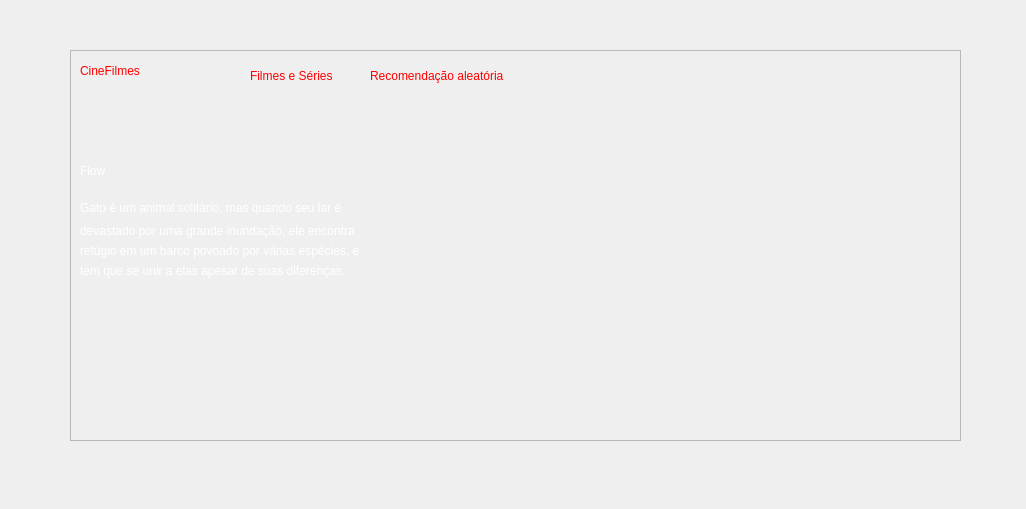
<?xml version="1.0" encoding="UTF-8"?>
<ui version="4.0">
 <class>tela_Flow</class>
 <widget class="QMainWindow" name="tela_Flow">
  <property name="geometry">
   <rect>
    <x>0</x>
    <y>0</y>
    <width>1026</width>
    <height>509</height>
   </rect>
  </property>
  <property name="windowTitle">
   <string>MainWindow</string>
  </property>
  <widget class="QWidget" name="tela_flow">
   <widget class="QFrame" name="tela_gato_preto">
    <property name="geometry">
     <rect>
      <x>70</x>
      <y>50</y>
      <width>891</width>
      <height>391</height>
     </rect>
    </property>
    <property name="frameShape">
     <enum>QFrame::Shape::StyledPanel</enum>
    </property>
    <property name="frameShadow">
     <enum>QFrame::Shadow::Raised</enum>
    </property>
    <widget class="QLabel" name="btn_Cine_filme">
     <property name="geometry">
      <rect>
       <x>10</x>
       <y>0</y>
       <width>161</width>
       <height>41</height>
      </rect>
     </property>
     <property name="styleSheet">
      <string notr="true">color: rgb(255, 0, 0);
font: 900 22pt &quot;Segoe UI&quot;;</string>
     </property>
     <property name="text">
      <string>CineFilmes</string>
     </property>
    </widget>
    <widget class="QLabel" name="btn_Filmes_e_series">
     <property name="geometry">
      <rect>
       <x>180</x>
       <y>10</y>
       <width>111</width>
       <height>31</height>
      </rect>
     </property>
     <property name="styleSheet">
      <string notr="true">color: rgb(255, 0, 0);
font: 12pt &quot;Segoe UI&quot;;</string>
     </property>
     <property name="text">
      <string>Filmes e Séries</string>
     </property>
    </widget>
    <widget class="QLabel" name="btn_Recomendacao_aleatoria">
     <property name="geometry">
      <rect>
       <x>300</x>
       <y>15</y>
       <width>181</width>
       <height>21</height>
      </rect>
     </property>
     <property name="styleSheet">
      <string notr="true">color: rgb(255, 0, 0);
font: 12pt &quot;Segoe UI&quot;;</string>
     </property>
     <property name="text">
      <string>Recomendação aleatória</string>
     </property>
    </widget>
    <widget class="QLabel" name="txt_Gato__um_animal_solitario">
     <property name="geometry">
      <rect>
       <x>10</x>
       <y>150</y>
       <width>341</width>
       <height>16</height>
      </rect>
     </property>
     <property name="styleSheet">
      <string notr="true">color: rgb(255, 255, 255);
font: 12pt &quot;Segoe UI&quot;;</string>
     </property>
     <property name="text">
      <string>Gato é um animal solitário, mas quando seu lar é</string>
     </property>
    </widget>
    <widget class="QLabel" name="txt_devastado_por_uma_grande_inundacao_ele_encontra">
     <property name="geometry">
      <rect>
       <x>10</x>
       <y>170</y>
       <width>361</width>
       <height>21</height>
      </rect>
     </property>
     <property name="styleSheet">
      <string notr="true">color: rgb(255, 255, 255);
font: 12pt &quot;Segoe UI&quot;;</string>
     </property>
     <property name="text">
      <string>devastado por uma grande inundação, ele encontra </string>
     </property>
    </widget>
    <widget class="QLabel" name="txt_Refugio_em_um_barco_povoado_por_varias_especies">
     <property name="geometry">
      <rect>
       <x>10</x>
       <y>190</y>
       <width>371</width>
       <height>21</height>
      </rect>
     </property>
     <property name="styleSheet">
      <string notr="true">color: rgb(255, 255, 255);
font: 12pt &quot;Segoe UI&quot;;</string>
     </property>
     <property name="text">
      <string>refúgio em um barco povoado por várias espécies, e</string>
     </property>
    </widget>
    <widget class="QLabel" name="txt_tem_que_reunir_a_elas_a_pesar_de_suas_diferencas">
     <property name="geometry">
      <rect>
       <x>10</x>
       <y>210</y>
       <width>341</width>
       <height>21</height>
      </rect>
     </property>
     <property name="styleSheet">
      <string notr="true">color: rgb(255, 255, 255);
font: 12pt &quot;Segoe UI&quot;;</string>
     </property>
     <property name="text">
      <string>tem que se unir a elas apesar de suas diferenças.</string>
     </property>
    </widget>
    <widget class="QLabel" name="txt_Flow">
     <property name="geometry">
      <rect>
       <x>10</x>
       <y>110</y>
       <width>49</width>
       <height>21</height>
      </rect>
     </property>
     <property name="styleSheet">
      <string notr="true">color: rgb(255, 255, 255);
font: 900 14pt &quot;Segoe UI&quot;;</string>
     </property>
     <property name="text">
      <string>Flow</string>
     </property>
    </widget>
    <widget class="QLabel" name="tela_tres">
     <property name="geometry">
      <rect>
       <x>-2</x>
       <y>-1</y>
       <width>901</width>
       <height>401</height>
      </rect>
     </property>
     <property name="text">
      <string/>
     </property>
     <property name="pixmap">
      <pixmap resource="../python/qrc/cartaz.qrc">:/ICON 3/flow 3.png</pixmap>
     </property>
     <property name="scaledContents">
      <bool>true</bool>
     </property>
    </widget>
    <widget class="QLabel" name="btn_icon_perfil">
     <property name="geometry">
      <rect>
       <x>850</x>
       <y>10</y>
       <width>31</width>
       <height>31</height>
      </rect>
     </property>
     <property name="text">
      <string/>
     </property>
     <property name="pixmap">
      <pixmap resource="../python/qrc/cartaz.qrc">:/perfil/icon_perfil.png</pixmap>
     </property>
     <property name="scaledContents">
      <bool>true</bool>
     </property>
    </widget>
    <zorder>tela_tres</zorder>
    <zorder>btn_Cine_filme</zorder>
    <zorder>btn_Filmes_e_series</zorder>
    <zorder>btn_Recomendacao_aleatoria</zorder>
    <zorder>txt_Gato__um_animal_solitario</zorder>
    <zorder>txt_devastado_por_uma_grande_inundacao_ele_encontra</zorder>
    <zorder>txt_Refugio_em_um_barco_povoado_por_varias_especies</zorder>
    <zorder>txt_tem_que_reunir_a_elas_a_pesar_de_suas_diferencas</zorder>
    <zorder>txt_Flow</zorder>
    <zorder>btn_icon_perfil</zorder>
   </widget>
  </widget>
  <widget class="QMenuBar" name="menubar">
   <property name="geometry">
    <rect>
     <x>0</x>
     <y>0</y>
     <width>1026</width>
     <height>22</height>
    </rect>
   </property>
  </widget>
 </widget>
 <resources>
  <include location="../python/qrc/cartaz.qrc"/>
 </resources>
 <connections/>
</ui>
